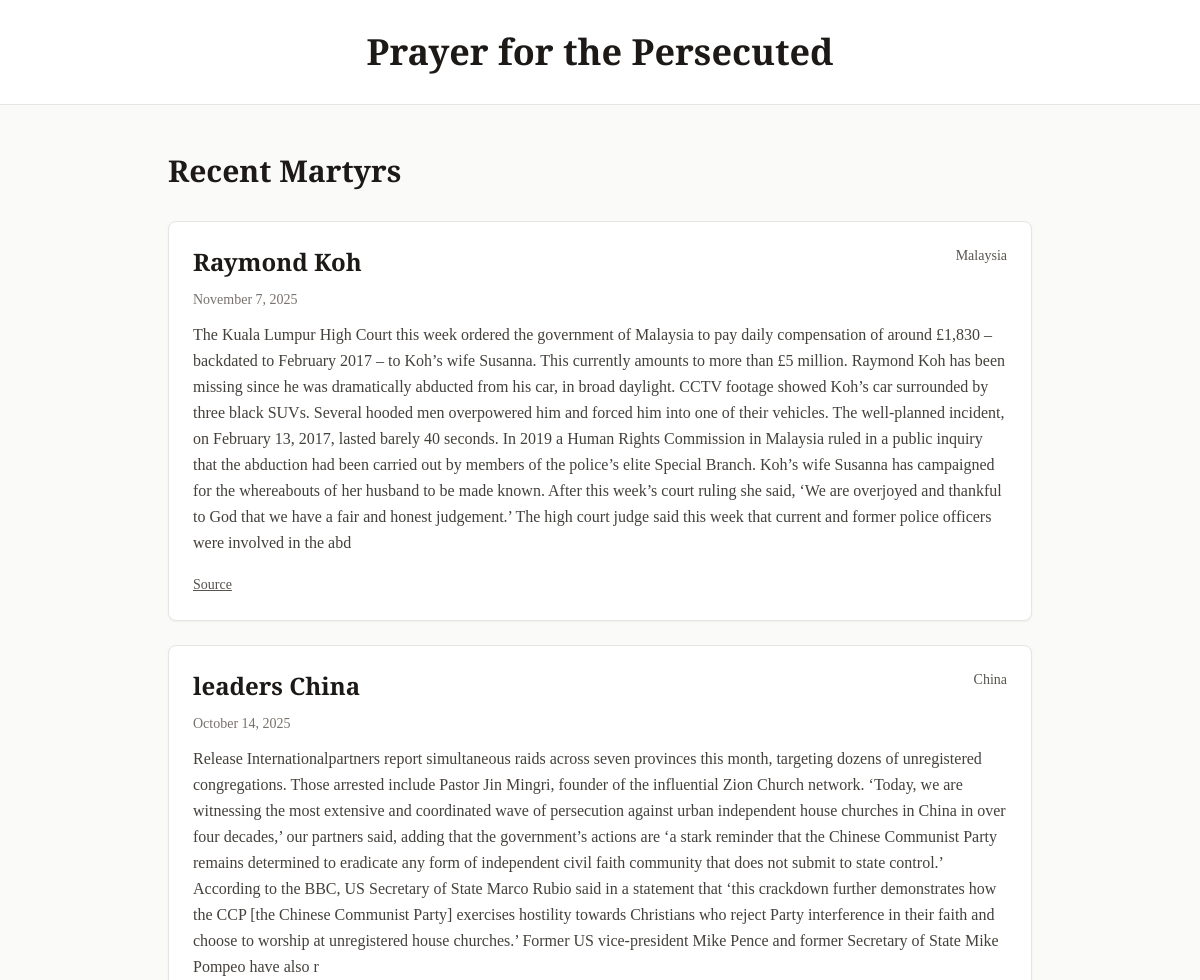
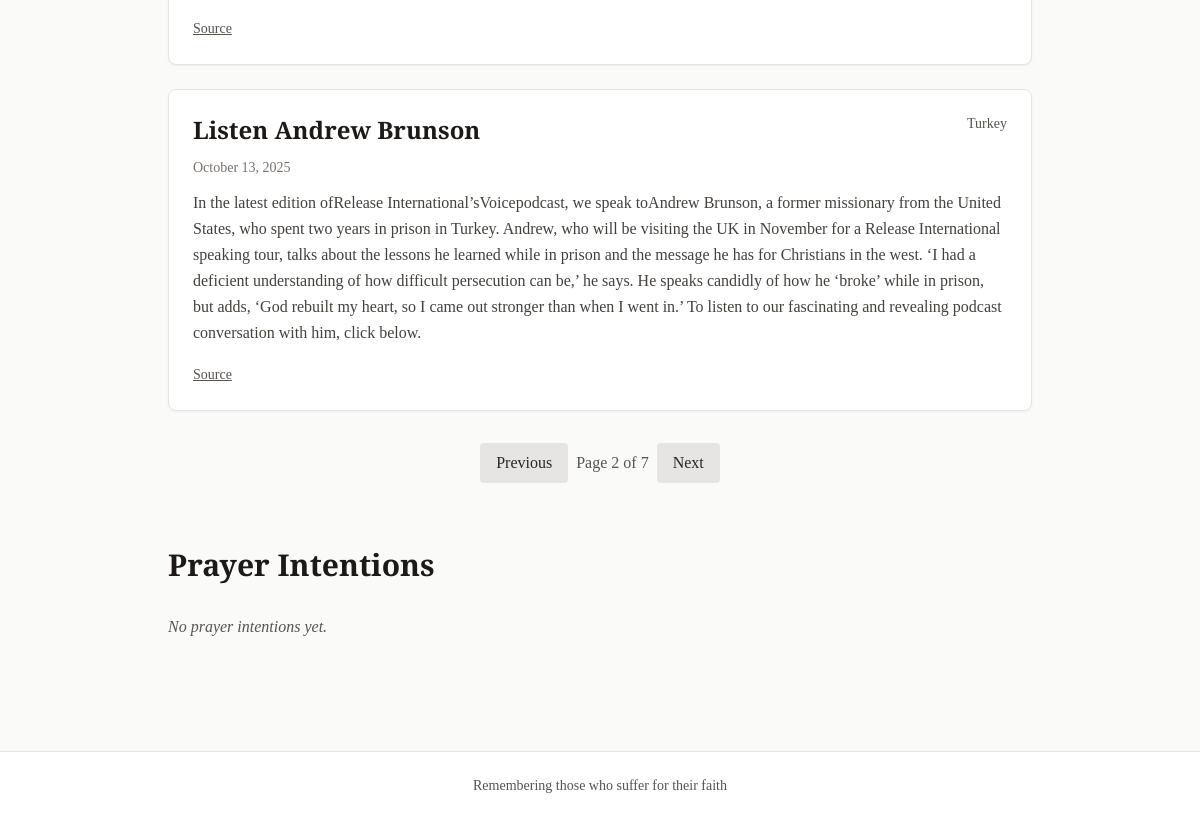
Screenshot of /?page=2 with the database file from the repository (2 pictures, top to bottom).
### martyrs/models.py (models this page shows, shortened)
class Martyr(models.Model):
    name = models.CharField(max_length=200)
    country = models.CharField(max_length=100)
    date = models.DateField()
    source_url = models.URLField()
    description = models.TextField()
    created_at = models.DateTimeField(auto_now_add=True)
    class Meta:
        ordering = ['-date']
        verbose_name_plural = 'Martyrs'

### martyrs/views.py (the view)
# urls.py: 2. Add a URL to urlpatterns:  path('', views.home, name='home')
def home(request):
    martyrs_list = Martyr.objects.all()
    paginator = Paginator(martyrs_list, 3)
    page_number = request.GET.get('page')
    martyrs = paginator.get_page(page_number)
    prayer_intentions_list = PrayerIntention.objects.all()
    prayer_paginator = Paginator(prayer_intentions_list, 3)
    prayer_page_number = request.GET.get('prayer_page')
    prayer_intentions = prayer_paginator.get_page(prayer_page_number)
    context = {
        'martyrs': martyrs,
        'prayer_intentions': prayer_intentions,
    }
    return render(request, 'martyrs/home.html', context)

### martyrs/templates/martyrs/home.html (shortened to what this page needs)
{% extends 'base.html' %}
{% block content %}
<div class="space-y-16">
    <section>
        <h2 class="text-3xl font-semibold mb-8 text-stone-900">Recent Martyrs</h2>
        {% if martyrs %}
            <div class="space-y-6">
                {% for martyr in martyrs %}
                <div class="bg-white rounded-lg shadow-sm border border-stone-200 p-6 hover:shadow-md transition-shadow">
                    <div class="flex justify-between items-start mb-3">
                        <h3 class="text-2xl font-semibold text-stone-900">{{ martyr.name }}</h3>
                        <span class="text-stone-600 text-sm">{{ martyr.country }}</span>
                    </div>
                    <p class="text-stone-500 text-sm mb-3">{{ martyr.date|date:"F j, Y" }}</p>
                    <p class="text-stone-700 leading-relaxed mb-4">{{ martyr.description }}</p>
                    {% if martyr.source_url %}
                    <a href="{{ martyr.source_url }}" target="_blank" rel="noopener noreferrer" class="text-stone-600 hover:text-stone-900 text-sm underline">
                        Source
                    </a>
                    {% endif %}
                </div>
                {% endfor %}
            </div>
            <div class="mt-8 flex justify-center items-center space-x-2">
                {% if martyrs.has_previous %}
                    <a href="?page={{ martyrs.previous_page_number }}" class="px-4 py-2 bg-stone-200 text-stone-800 rounded hover:bg-stone-300">Previous</a>
                {% endif %}
                <span class="text-stone-600">Page {{ martyrs.number }} of {{ martyrs.paginator.num_pages }}</span>
                {% if martyrs.has_next %}
                    <a href="?page={{ martyrs.next_page_number }}{% if request.GET.prayer_page %}&prayer_page={{ request.GET.prayer_page }}{% endif %}" class="px-4 py-2 bg-stone-200 text-stone-800 rounded hover:bg-stone-300">Next</a>
                {% endif %}
            </div>
        {% else %}
            <p class="text-stone-600 italic">No martyrs recorded yet.</p>
        {% endif %}
    </section>
    <section>
        <h2 class="text-3xl font-semibold mb-8 text-stone-900">Prayer Intentions</h2>
        {% if prayer_intentions %}
            <div class="space-y-6">
                {% for intention in prayer_intentions %}
                <div class="bg-white rounded-lg shadow-sm border border-stone-200 p-6 hover:shadow-md transition-shadow">
                    <h3 class="text-xl font-semibold text-stone-900 mb-3">{{ intention.title }}</h3>
                    <p class="text-stone-600 text-sm mb-4">{{ intention.created_at|date:"F j, Y" }}</p>
                    <p class="text-stone-700 leading-relaxed">{{ intention.details }}</p>
                </div>
                {% endfor %}
            </div>
            <div class="mt-8 flex justify-center items-center space-x-2">
                {% if prayer_intentions.has_previous %}
                    <a href="?prayer_page={{ prayer_intentions.previous_page_number }}{% if request.GET.page %}&page={{ request.GET.page }}{% endif %}" class="px-4 py-2 bg-stone-200 text-stone-800 rounded hover:bg-stone-300">Previous</a>
                {% endif %}
                <span class="text-stone-600">Page {{ prayer_intentions.number }} of {{ prayer_intentions.paginator.num_pages }}</span>
                {% if prayer_intentions.has_next %}
                    <a href="?prayer_page={{ prayer_intentions.next_page_number }}{% if request.GET.page %}&page={{ request.GET.page }}{% endif %}" class="px-4 py-2 bg-stone-200 text-stone-800 rounded hover:bg-stone-300">Next</a>
                {% endif %}
            </div>
        {% else %}
            <p class="text-stone-600 italic">No prayer intentions yet.</p>
        {% endif %}
    </section>
</div>
{% endblock %}

### martyrs/templates/base.html (style rules this page uses)
body { font-family: 'Crimson Text', serif; }

### rows the page displays
Martyr: name "Raymond Koh", country "Malaysia", date "November 7, 2025", description "The Kuala Lumpur High Court this week ordered the government of Malaysia to pay daily compensation of around £1,830 – backdated to February 2017 – to Koh’s wife Susanna. This currently amounts to more than £5 million. Raymond Koh has been missing since he was dramatically abducted from his car, in broad daylight. CCTV footage showed Koh’s car surrounded by three black SUVs. Several hooded men overpowered him and forced him into one of their vehicles. The well-planned incident, on February 13, 2017, lasted barely 40 seconds. In 2019 a Human Rights Commission in Malaysia ruled in a public inquiry that the abduction had been carried out by members of the police’s elite Special Branch. Koh’s…"
Martyr: name "leaders China", country "China", date "October 14, 2025", description "Release Internationalpartners report simultaneous raids across seven provinces this month, targeting dozens of unregistered congregations. Those arrested include Pastor Jin Mingri, founder of the influential Zion Church network. ‘Today, we are witnessing the most extensive and coordinated wave of persecution against urban independent house churches in China in over four decades,’ our partners said, adding that the government’s actions are ‘a stark reminder that the Chinese Communist Party remains determined to eradicate any form of independent civil faith community that does not submit to state control.’ According to the BBC, US Secretary of State Marco Rubio said in a statement that ‘this…"
Martyr: name "Listen Andrew Brunson", country "Turkey", date "October 13, 2025", description "In the latest edition ofRelease International’sVoicepodcast, we speak toAndrew Brunson, a former missionary from the United States, who spent two years in prison in Turkey. Andrew, who will be visiting the UK in November for a Release International speaking tour, talks about the lessons he learned while in prison and the message he has for Christians in the west. ‘I had a deficient understanding of how difficult persecution can be,’ he says. He speaks candidly of how he ‘broke’ while in prison, but adds, ‘God rebuilt my heart, so I came out stronger than when I went in.’ To listen to our fascinating and revealing podcast conversation with him, click below."

### other values shown
{{ martyrs.number }} "2"
{{ martyrs.paginator.num_pages }} "7"
